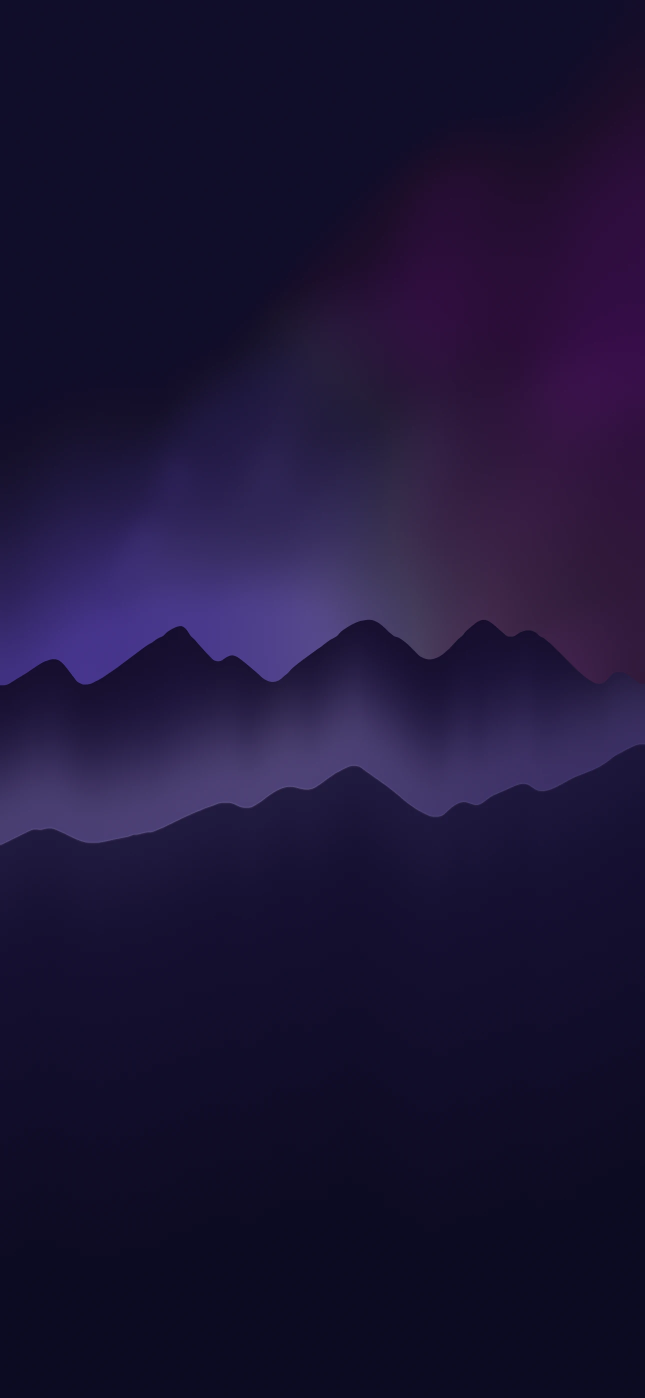
#> input picture assets/images/home/terrace/bg.webp, 1290 x 2796 px (shown at 1/2 size)
$ python make_ridge.py
#> lines starting #> are read from the running program, lines starting #| are printed output that depends on the picture; after the words box and inside, x2 and y2 are one past the last pixel; in counts of white or black regions, pixels touching at a corner belong together
"""Cut the BACK mountain range out of bg.webp as its own see-through layer (ridge.webp).

bg.webp is one opaque painting (sky + back range + second range). The moon has to rise from BEHIND the back
range, so this makes a copy of the painting that is see-through above the back range's top edge and opaque
below it. Drawn on top of the moon, with the unchanged bg.webp underneath, it hides the moon until the moon
clears the ridge. Nothing in bg.webp changes.

Edge finding: per column, the first strong vertical drop in brightness (bright glow above, dark range below)
searched downward from SEARCH_TOP, then median-smoothed. Run:  python tools/art/home_terrace/make_ridge.py
Writes assets/images/home/terrace/ridge.webp and tools/art/source/ridge_check.png (red = the cut line).
"""
from pathlib import Path
import numpy as np
from PIL import Image, ImageFilter

ROOT = Path(__file__).resolve().parents[3]
SRC = ROOT / "assets/images/home/terrace/bg.webp"
OUT = ROOT / "assets/images/home/terrace/ridge.webp"
CHECK = ROOT / "tools/art/source/ridge_check.png"

SEARCH_TOP, SEARCH_BOTTOM = 1050, 1750  # px in the 1290 x 2796 painting
DROP = -16.0                            # brightness drop (over STEP px) that counts as the ridge edge
STEP = 8
SMOOTH = 15                             # median window across columns

im = Image.open(SRC).convert("RGB")
#> im is the input picture: PIL image 1290x2796 RGB; mean R, G, B 28.8, 20.7, 54.7
rgb = np.asarray(im).astype(float)
H, W = rgb.shape[:2]
#> H = 2796; W = 1290
L = rgb @ np.array([0.299, 0.587, 0.114])
S = np.apply_along_axis(lambda v: np.convolve(v, np.ones(7) / 7, mode="same"), 1, L[SEARCH_TOP:SEARCH_BOTTOM])
g = S[STEP:] - S[:-STEP]
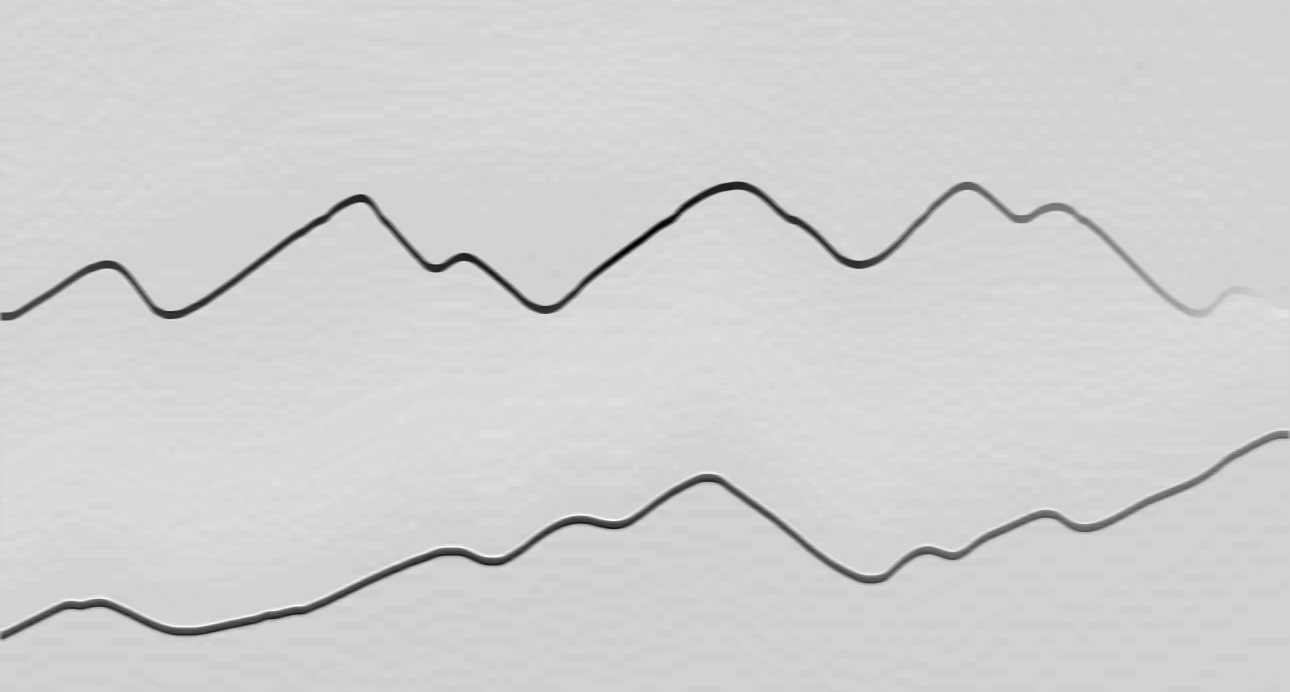
#> g: shape (692, 1290) float64; min -61.61, max 12.95, mean -0.225; drawn with min black and max white

# Start from the strong left edge, then follow the ridge column by column: in each column look only a short
# way above/below the previous edge and take the strongest brightness drop there. This stays on the BACK range
# on the right, where it fades into the magenta haze and a plain threshold jumps to the second range.
WINDOW = 28
first = np.where(g[:, 0] < DROP)[0]
#> first = [313, 314, 315, 316, 317, 318, 319, 633, 634, 635, 636, 637, 638]
edge = np.zeros(W)
#> edge = 1290 values from 0 to 0
edge[0] = SEARCH_TOP + first[0] + STEP / 2
for x in range(1, W):
    c = int(edge[x - 1] - SEARCH_TOP - STEP / 2)
    lo, hi = max(0, c - WINDOW), min(g.shape[0], c + WINDOW + 1)
    seg = g[lo:hi, x]
    edge[x] = SEARCH_TOP + lo + int(np.argmin(seg)) + STEP / 2
#> after the loop, edge = 1290 values, max 1372 at index 1, min 1236 at index 737, mean 1306.4
pad = SMOOTH // 2
padded = np.pad(edge, pad, mode="edge")
#> padded = 1304 values, max 1372 at index 8, min 1236 at index 744, mean 1306.7
edge = np.array([np.median(padded[i:i + SMOOTH]) for i in range(W)])
#> edge = 1290 values, max 1372 at index 1, min 1238 at index 737, mean 1306.4

# The last columns sit in the faintest haze and wobble; carry the line on at the slope of the 120 columns before.
TAIL = 50
slope = (edge[W - TAIL - 1] - edge[W - TAIL - 121]) / 120.0
#> slope = 0.308
for x in range(W - TAIL, W):
    edge[x] = edge[W - TAIL - 1] + slope * (x - (W - TAIL - 1))
#> after the loop, edge = 1290 values, max 1372 at index 1, min 1238 at index 737, mean 1307.3

# alpha: 0 above the edge, 1 below, 3 px soft transition
yy = np.arange(H)[:, None]
#> yy = 2796 values from 0 to 2795
alpha = np.clip((yy - edge[None, :]) / 3.0 + 0.5, 0, 1)
out = np.dstack([rgb, alpha * 255]).astype(np.uint8)
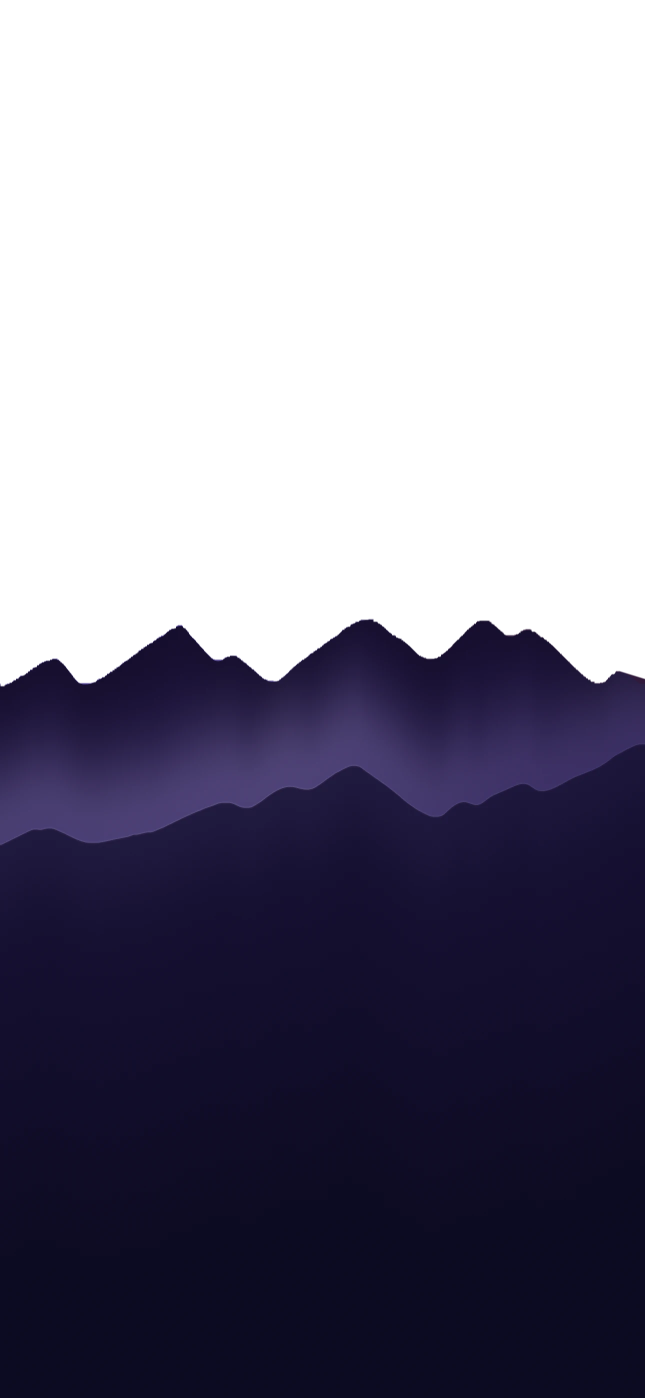
#> out: shape (2796, 1290, 4) (shown at 1/2 size); mean R, G, B, A 28.8, 20.7, 54.7, 135.7; transparent parts drawn white
Image.fromarray(out, "RGBA").save(OUT, "WEBP", quality=92, method=6)

chk = np.asarray(im).copy()
for x in range(W):
    y = int(edge[x])
    chk[max(0, y - 2):y + 3, x] = [255, 40, 40]
#> this loop made 1290 passes
#> y on passes 1 to 3: 1367, 1372, 1372
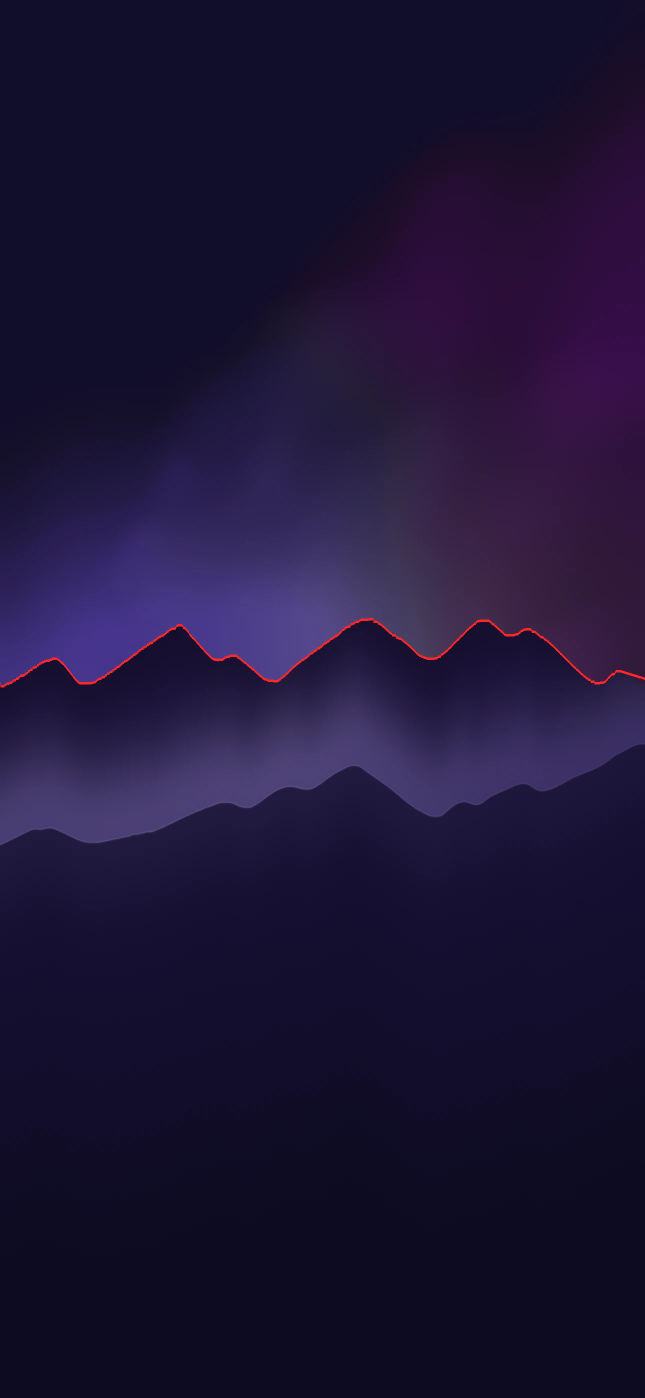
#> chk: shape (2796, 1290, 3) (shown at 1/2 size); 0.18% of pixels changed, all inside (x1, y1, x2, y2) = (0, 1236, 1290, 1375)
Image.fromarray(chk).resize((W // 2, H // 2)).save(CHECK)
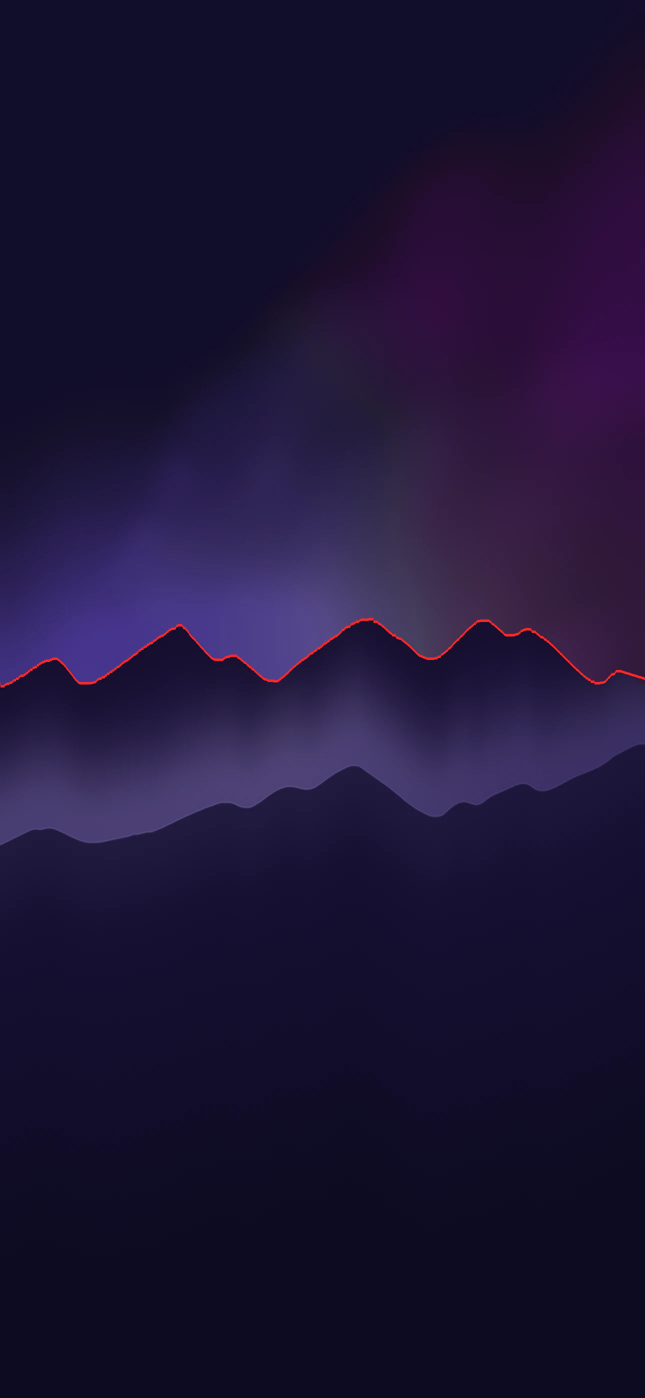
#> saved as ridge_check.png: PIL image 645x1398 RGB; mean R, G, B 29.2, 20.7, 54.6
print("edge y min/max:", edge.min(), edge.max())
#| edge y min/max: 1238.0 1372.0
